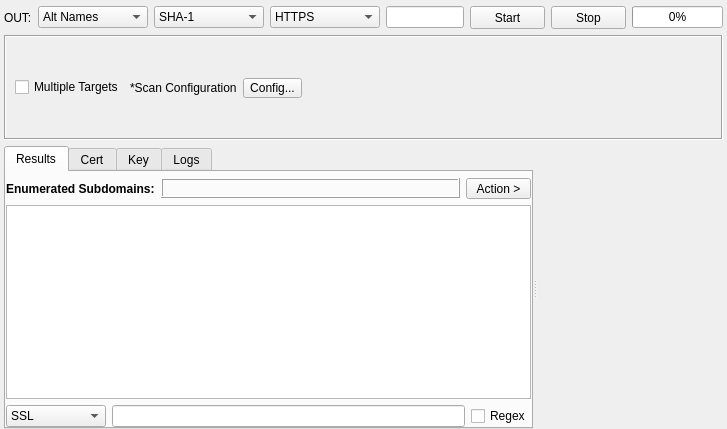
<?xml version="1.0" encoding="UTF-8"?>
<ui version="4.0">
 <class>Ssl</class>
 <widget class="QWidget" name="Ssl">
  <property name="geometry">
   <rect>
    <x>0</x>
    <y>0</y>
    <width>727</width>
    <height>429</height>
   </rect>
  </property>
  <property name="windowTitle">
   <string>Form</string>
  </property>
  <layout class="QVBoxLayout" name="verticalLayout_2">
   <property name="leftMargin">
    <number>4</number>
   </property>
   <property name="topMargin">
    <number>6</number>
   </property>
   <property name="rightMargin">
    <number>4</number>
   </property>
   <property name="bottomMargin">
    <number>0</number>
   </property>
   <item>
    <layout class="QHBoxLayout" name="horizontalLayout">
     <item>
      <widget class="QLabel" name="labelOUT">
       <property name="text">
        <string>OUT:</string>
       </property>
      </widget>
     </item>
     <item>
      <widget class="QComboBox" name="comboBoxOutput">
       <property name="sizePolicy">
        <sizepolicy hsizetype="Fixed" vsizetype="Fixed">
         <horstretch>0</horstretch>
         <verstretch>0</verstretch>
        </sizepolicy>
       </property>
       <property name="minimumSize">
        <size>
         <width>110</width>
         <height>21</height>
        </size>
       </property>
       <property name="focusPolicy">
        <enum>Qt::NoFocus</enum>
       </property>
       <property name="styleSheet">
        <string notr="true"/>
       </property>
       <item>
        <property name="text">
         <string>Alt Names</string>
        </property>
       </item>
       <item>
        <property name="text">
         <string>Cert Hash</string>
        </property>
       </item>
       <item>
        <property name="text">
         <string>Cert Info</string>
        </property>
       </item>
      </widget>
     </item>
     <item>
      <widget class="QComboBox" name="comboBoxOption">
       <property name="minimumSize">
        <size>
         <width>110</width>
         <height>21</height>
        </size>
       </property>
       <item>
        <property name="text">
         <string>SHA-1</string>
        </property>
       </item>
       <item>
        <property name="text">
         <string>SHA-256</string>
        </property>
       </item>
      </widget>
     </item>
     <item>
      <widget class="QComboBox" name="comboBoxProtocal">
       <property name="minimumSize">
        <size>
         <width>110</width>
         <height>21</height>
        </size>
       </property>
       <item>
        <property name="text">
         <string>HTTPS</string>
        </property>
       </item>
       <item>
        <property name="text">
         <string>FTP</string>
        </property>
       </item>
       <item>
        <property name="text">
         <string>FTPs</string>
        </property>
       </item>
       <item>
        <property name="text">
         <string>SSH</string>
        </property>
       </item>
      </widget>
     </item>
     <item>
      <widget class="QLineEdit" name="lineEditTarget"/>
     </item>
     <item>
      <widget class="QPushButton" name="buttonStart">
       <property name="sizePolicy">
        <sizepolicy hsizetype="Fixed" vsizetype="Fixed">
         <horstretch>0</horstretch>
         <verstretch>0</verstretch>
        </sizepolicy>
       </property>
       <property name="minimumSize">
        <size>
         <width>75</width>
         <height>23</height>
        </size>
       </property>
       <property name="styleSheet">
        <string notr="true"/>
       </property>
       <property name="text">
        <string>Start</string>
       </property>
      </widget>
     </item>
     <item>
      <widget class="QPushButton" name="buttonStop">
       <property name="sizePolicy">
        <sizepolicy hsizetype="Fixed" vsizetype="Fixed">
         <horstretch>0</horstretch>
         <verstretch>0</verstretch>
        </sizepolicy>
       </property>
       <property name="minimumSize">
        <size>
         <width>75</width>
         <height>23</height>
        </size>
       </property>
       <property name="styleSheet">
        <string notr="true"/>
       </property>
       <property name="text">
        <string>Stop</string>
       </property>
      </widget>
     </item>
     <item>
      <widget class="QProgressBar" name="progressBar">
       <property name="minimumSize">
        <size>
         <width>0</width>
         <height>0</height>
        </size>
       </property>
       <property name="maximumSize">
        <size>
         <width>16777215</width>
         <height>16777215</height>
        </size>
       </property>
       <property name="styleSheet">
        <string notr="true"/>
       </property>
       <property name="value">
        <number>0</number>
       </property>
      </widget>
     </item>
    </layout>
   </item>
   <item>
    <widget class="QFrame" name="frame">
     <property name="frameShape">
      <enum>QFrame::Box</enum>
     </property>
     <property name="frameShadow">
      <enum>QFrame::Sunken</enum>
     </property>
     <layout class="QHBoxLayout" name="horizontalLayout_2">
      <property name="leftMargin">
       <number>9</number>
      </property>
      <property name="topMargin">
       <number>6</number>
      </property>
      <property name="rightMargin">
       <number>9</number>
      </property>
      <property name="bottomMargin">
       <number>6</number>
      </property>
      <item>
       <widget class="QCheckBox" name="checkBoxMultipleTargets">
        <property name="text">
         <string>Multiple Targets</string>
        </property>
       </widget>
      </item>
      <item>
       <widget class="QLabel" name="label">
        <property name="text">
         <string>*Scan Configuration</string>
        </property>
       </widget>
      </item>
      <item>
       <widget class="QToolButton" name="buttonConfig">
        <property name="minimumSize">
         <size>
          <width>0</width>
          <height>20</height>
         </size>
        </property>
        <property name="maximumSize">
         <size>
          <width>16777215</width>
          <height>19</height>
         </size>
        </property>
        <property name="styleSheet">
         <string notr="true"/>
        </property>
        <property name="text">
         <string>Config...</string>
        </property>
       </widget>
      </item>
      <item>
       <spacer name="horizontalSpacer_6">
        <property name="orientation">
         <enum>Qt::Horizontal</enum>
        </property>
        <property name="sizeHint" stdset="0">
         <size>
          <width>397</width>
          <height>20</height>
         </size>
        </property>
       </spacer>
      </item>
     </layout>
    </widget>
   </item>
   <item>
    <widget class="QSplitter" name="splitter">
     <property name="orientation">
      <enum>Qt::Horizontal</enum>
     </property>
     <widget class="QWidget" name="layoutWidget">
      <layout class="QHBoxLayout" name="horizontalLayout_4">
       <item>
        <widget class="QTabWidget" name="tabWidgetResults">
         <property name="styleSheet">
          <string notr="true"/>
         </property>
         <property name="tabPosition">
          <enum>QTabWidget::North</enum>
         </property>
         <property name="currentIndex">
          <number>0</number>
         </property>
         <widget class="QWidget" name="tabResults">
          <attribute name="title">
           <string>Results</string>
          </attribute>
          <layout class="QVBoxLayout" name="verticalLayout">
           <property name="leftMargin">
            <number>0</number>
           </property>
           <property name="topMargin">
            <number>6</number>
           </property>
           <property name="rightMargin">
            <number>0</number>
           </property>
           <property name="bottomMargin">
            <number>0</number>
           </property>
           <item>
            <layout class="QHBoxLayout" name="horizontalLayout_18">
             <item>
              <widget class="QLabel" name="labelInfo">
               <property name="sizePolicy">
                <sizepolicy hsizetype="Maximum" vsizetype="Preferred">
                 <horstretch>0</horstretch>
                 <verstretch>0</verstretch>
                </sizepolicy>
               </property>
               <property name="font">
                <font>
                 <weight>75</weight>
                 <bold>true</bold>
                </font>
               </property>
               <property name="text">
                <string>Enumerated Subdomains:</string>
               </property>
              </widget>
             </item>
             <item>
              <widget class="QLabel" name="labelResultsCount">
               <property name="sizePolicy">
                <sizepolicy hsizetype="Preferred" vsizetype="Maximum">
                 <horstretch>0</horstretch>
                 <verstretch>0</verstretch>
                </sizepolicy>
               </property>
               <property name="minimumSize">
                <size>
                 <width>0</width>
                 <height>20</height>
                </size>
               </property>
               <property name="maximumSize">
                <size>
                 <width>16777215</width>
                 <height>20</height>
                </size>
               </property>
               <property name="font">
                <font>
                 <weight>75</weight>
                 <bold>true</bold>
                </font>
               </property>
               <property name="styleSheet">
                <string notr="true"/>
               </property>
               <property name="frameShape">
                <enum>QFrame::Box</enum>
               </property>
               <property name="frameShadow">
                <enum>QFrame::Raised</enum>
               </property>
               <property name="text">
                <string/>
               </property>
              </widget>
             </item>
             <item>
              <widget class="QToolButton" name="buttonAction">
               <property name="sizePolicy">
                <sizepolicy hsizetype="Fixed" vsizetype="Fixed">
                 <horstretch>0</horstretch>
                 <verstretch>0</verstretch>
                </sizepolicy>
               </property>
               <property name="minimumSize">
                <size>
                 <width>65</width>
                 <height>20</height>
                </size>
               </property>
               <property name="font">
                <font>
                 <weight>50</weight>
                 <bold>false</bold>
                </font>
               </property>
               <property name="styleSheet">
                <string notr="true"/>
               </property>
               <property name="text">
                <string>Action &gt;</string>
               </property>
              </widget>
             </item>
            </layout>
           </item>
           <item>
            <widget class="QTreeView" name="treeViewResults">
             <property name="font">
              <font>
               <family>MS Shell Dlg 2</family>
               <pointsize>8</pointsize>
              </font>
             </property>
             <property name="focusPolicy">
              <enum>Qt::NoFocus</enum>
             </property>
             <property name="contextMenuPolicy">
              <enum>Qt::CustomContextMenu</enum>
             </property>
             <property name="accessibleDescription">
              <string/>
             </property>
             <property name="styleSheet">
              <string notr="true"/>
             </property>
             <property name="editTriggers">
              <set>QAbstractItemView::NoEditTriggers</set>
             </property>
             <property name="showDropIndicator" stdset="0">
              <bool>false</bool>
             </property>
             <property name="dragDropOverwriteMode">
              <bool>false</bool>
             </property>
             <property name="alternatingRowColors">
              <bool>true</bool>
             </property>
             <property name="selectionMode">
              <enum>QAbstractItemView::ExtendedSelection</enum>
             </property>
             <property name="verticalScrollMode">
              <enum>QAbstractItemView::ScrollPerPixel</enum>
             </property>
             <property name="horizontalScrollMode">
              <enum>QAbstractItemView::ScrollPerPixel</enum>
             </property>
             <property name="indentation">
              <number>0</number>
             </property>
             <property name="uniformRowHeights">
              <bool>true</bool>
             </property>
             <attribute name="headerVisible">
              <bool>false</bool>
             </attribute>
             <attribute name="headerCascadingSectionResizes">
              <bool>true</bool>
             </attribute>
             <attribute name="headerMinimumSectionSize">
              <number>200</number>
             </attribute>
             <attribute name="headerDefaultSectionSize">
              <number>200</number>
             </attribute>
             <attribute name="headerStretchLastSection">
              <bool>true</bool>
             </attribute>
            </widget>
           </item>
           <item>
            <layout class="QHBoxLayout" name="horizontalLayout_7">
             <item>
              <widget class="QComboBox" name="comboBoxFilter">
               <property name="minimumSize">
                <size>
                 <width>100</width>
                 <height>0</height>
                </size>
               </property>
               <item>
                <property name="text">
                 <string>SSL</string>
                </property>
               </item>
               <item>
                <property name="text">
                 <string>Value</string>
                </property>
               </item>
              </widget>
             </item>
             <item>
              <widget class="QLineEdit" name="lineEditFilter"/>
             </item>
             <item>
              <widget class="QCheckBox" name="checkBoxRegex">
               <property name="text">
                <string>Regex</string>
               </property>
              </widget>
             </item>
            </layout>
           </item>
          </layout>
         </widget>
         <widget class="QWidget" name="tabCert">
          <attribute name="title">
           <string>Cert</string>
          </attribute>
          <layout class="QVBoxLayout" name="verticalLayout_3">
           <property name="leftMargin">
            <number>0</number>
           </property>
           <property name="topMargin">
            <number>2</number>
           </property>
           <property name="rightMargin">
            <number>0</number>
           </property>
           <property name="bottomMargin">
            <number>2</number>
           </property>
           <item>
            <widget class="QPlainTextEdit" name="plainTextEditCert"/>
           </item>
          </layout>
         </widget>
         <widget class="QWidget" name="tabKey">
          <attribute name="title">
           <string>Key</string>
          </attribute>
          <layout class="QVBoxLayout" name="verticalLayout_4">
           <property name="leftMargin">
            <number>0</number>
           </property>
           <property name="topMargin">
            <number>2</number>
           </property>
           <property name="rightMargin">
            <number>0</number>
           </property>
           <property name="bottomMargin">
            <number>2</number>
           </property>
           <item>
            <widget class="QPlainTextEdit" name="plainTextEditKey"/>
           </item>
          </layout>
         </widget>
         <widget class="QWidget" name="tabLogs">
          <attribute name="title">
           <string>Logs</string>
          </attribute>
          <layout class="QVBoxLayout" name="verticalLayout_24">
           <property name="leftMargin">
            <number>0</number>
           </property>
           <property name="topMargin">
            <number>2</number>
           </property>
           <property name="rightMargin">
            <number>0</number>
           </property>
           <property name="bottomMargin">
            <number>0</number>
           </property>
           <item>
            <widget class="QPlainTextEdit" name="plainTextEditLogs">
             <property name="readOnly">
              <bool>true</bool>
             </property>
            </widget>
           </item>
          </layout>
         </widget>
        </widget>
       </item>
      </layout>
     </widget>
     <widget class="QWidget" name="layoutWidget_2">
      <layout class="QHBoxLayout" name="horizontalLayout_6">
       <item>
        <widget class="InputWidget" name="targets" native="true">
         <property name="minimumSize">
          <size>
           <width>100</width>
           <height>150</height>
          </size>
         </property>
        </widget>
       </item>
      </layout>
     </widget>
    </widget>
   </item>
  </layout>
 </widget>
 <customwidgets>
  <customwidget>
   <class>InputWidget</class>
   <extends>QWidget</extends>
   <header>src/widgets/InputWidget.h</header>
   <container>1</container>
  </customwidget>
 </customwidgets>
 <resources/>
 <connections/>
</ui>
